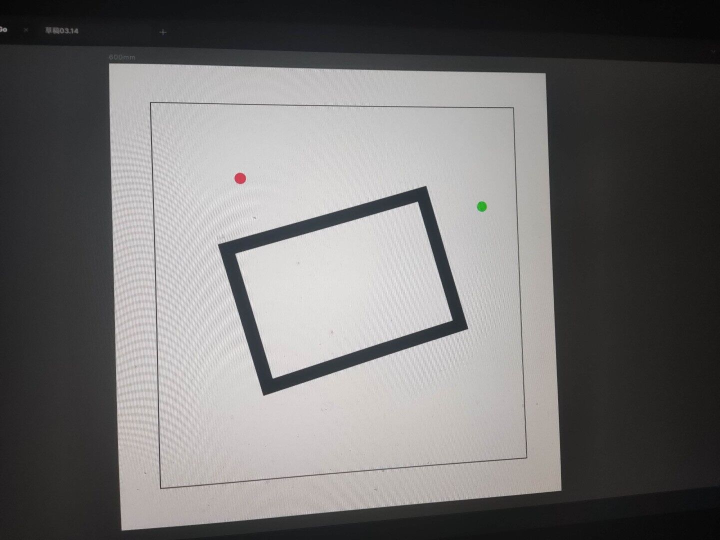
#> input picture week-9/src/1.jpg, 1440 x 1080 px (shown at 1/2 size)
$ python red_green_detect.py
#> lines starting #> are read from the running program, lines starting #| are printed output that depends on the picture; after the words box and inside, x2 and y2 are one past the last pixel; in counts of white or black regions, pixels touching at a corner belong together
import cv2
import numpy as np

def detectto(image_path):

#> called with image_path = '1.jpg'
    image = cv2.imread(image_path)
#> image is the input picture: shape (1080, 1440, 3); mean B, G, R 111.8, 112.3, 113.8

    # 将图像转换为HSV颜色空间
    hsv = cv2.cvtColor(image, cv2.COLOR_BGR2HSV)
#> hsv: shape (1080, 1440, 3); mean H, S, V 55.1, 11.4, 114.5

    # 定义红色和绿色的HSV范围
    lower_red = np.array([170, 167, 92])
    upper_red = np.array([176, 236, 162])
    lower_green = np.array([57, 129, 86])
    upper_green = np.array([83, 183, 193])

    # 根据颜色范围创建掩模
    mask_red = cv2.inRange(hsv, lower_red, upper_red)
#> mask_red: shape (1080, 1440); every value is 0
    mask_green = cv2.inRange(hsv, lower_green, upper_green)
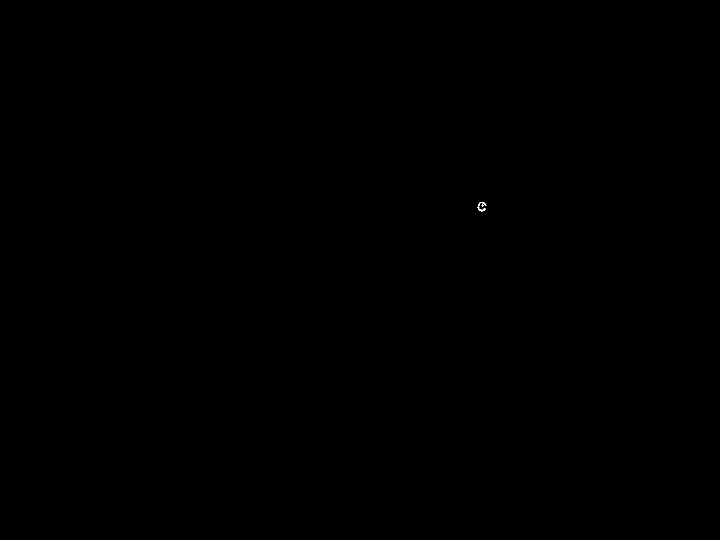
#> mask_green: shape (1080, 1440) (shown at 1/2 size); 0.01% white in thin lines or dots, all inside (x1, y1, x2, y2) = (955, 404, 973, 423)

    # 使用形态学操作对掩膜进行处理，去除噪音
    kernel = np.ones((5,5),np.uint8)
    mask_red = cv2.morphologyEx(mask_red, cv2.MORPH_OPEN, kernel)
    mask_green = cv2.morphologyEx(mask_green, cv2.MORPH_OPEN, kernel)

    # 寻找红色点的轮廓
    contours_red, _ = cv2.findContours(mask_red, cv2.RETR_EXTERNAL, cv2.CHAIN_APPROX_SIMPLE)
#> contours_red = []
    # 寻找绿色点的轮廓
    contours_green, _ = cv2.findContours(mask_green, cv2.RETR_EXTERNAL, cv2.CHAIN_APPROX_SIMPLE)
#> contours_green = []

    # 遍历红色点的轮廓
    for contour in contours_red:
        # 获取红色点的坐标
        #（x，y）为轮廓最左边的坐标
        #z为x向右移z个单位（即是轮廓的宽）
        #k为y向下移k个单位（即是轮廓的高）
        x, y, z, k = cv2.boundingRect(contour)
        # 在图像上绘制红色边界框
        cv2.rectangle(image, (x, y), (x+z, y+k), (0, 0, 255), 2)
        # 在图像上标出绿色区域的中心坐标
        cv2.putText(image, f'Red: ({x + z // 2}, {y + k // 2})', (x, y - 10), cv2.FONT_HERSHEY_SIMPLEX, 1, (0, 0, 255), 2)
        print("红色点坐标:", x + z // 2, y + k // 2)
#> this loop made 0 passes

    # 遍历绿色点的轮廓
    for contour in contours_green:
        # 获取绿色点的坐标
        #（x，y）为轮廓最左边的坐标
        #z为x向右移z个单位（即是轮廓的宽）
        #k为y向下移k个单位（即是轮廓的高）
        x, y, z, k = cv2.boundingRect(contour)
        # 在图像上绘制绿色边界框
        cv2.rectangle(image, (x, y), (x+z, y+k), (0, 255, 0), 2)
        # 在图像上标出绿色区域的中心坐标
        cv2.putText(image, f'Green: ({x + z // 2}, {y + k // 2})', (x, y - 10), cv2.FONT_HERSHEY_SIMPLEX, 1, (0, 255, 0), 2)
        print("绿色点坐标:", x + z // 2, y + k // 2)
# 返回图像
    return image


if __name__ == "__main__":
    #获取图片位置
    project = '1'

    image_path = f'{project}.jpg'
    image = detectto(image_path)
# 显示带有红色点和绿色点的图像
    cv2.namedWindow('color', cv2.WINDOW_NORMAL)
    cv2.imshow('color', image)


    cv2.waitKey(0)
    cv2.destroyAllWindows()
